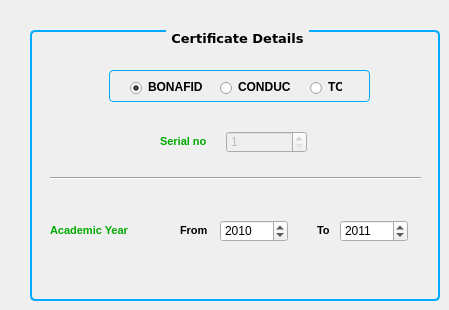
   <widget class="QWidget" name="certificatePage">
    <widget class="QGroupBox" name="certificateGB">
     <property name="geometry">
      <rect>
       <x>30</x>
       <y>30</y>
       <width>410</width>
       <height>271</height>
      </rect>
     </property>
     <property name="font">
      <font>
       <family>Verdana</family>
       <pointsize>10</pointsize>
       <weight>75</weight>
       <bold>true</bold>
      </font>
     </property>
     <property name="styleSheet">
      <string notr="true">QGroupBox {

     background-color: qlineargradient(x1: 0, y1: 0, x2: 0, y2: 1,
                                       stop: 0 #FFFFFF, stop: 1 #E0E0E0);
     border: 2px solid #00AAFF;
     border-radius: 5px;
     margin-top: 1ex; /* leave space at the top for the title */
 }

 QGroupBox::title {
     subcontrol-origin: margin;
     subcontrol-position: top center; /* position at the top center */
     padding: 0 3px;
     
 }</string>
     </property>
     <property name="title">
      <string>Certificate Details</string>
     </property>
     <property name="flat">
      <bool>false</bool>
     </property>
     <property name="checkable">
      <bool>false</bool>
     </property>
     <widget class="QFrame" name="frame">
      <property name="geometry">
       <rect>
        <x>79</x>
        <y>40</y>
        <width>261</width>
        <height>32</height>
       </rect>
      </property>
      <property name="styleSheet">
       <string notr="true">QFrame, QLabel, QToolTip {
     border: 1px solid #00AAFF ;

     border-radius: 4px;
     padding: 2px;
background-color: qlineargradient(x1: 0, y1: 0, x2: 0, y2: 1, 
stop: 0 #E0E0E0, stop: 1 #FFFFFF);
     
 }

</string>
      </property>
      <property name="frameShape">
       <enum>QFrame::StyledPanel</enum>
      </property>
      <property name="frameShadow">
       <enum>QFrame::Plain</enum>
      </property>
      <widget class="QRadioButton" name="bonafideRB2">
       <property name="geometry">
        <rect>
         <x>20</x>
         <y>9</y>
         <width>74</width>
         <height>16</height>
        </rect>
       </property>
       <property name="font">
        <font>
         <weight>75</weight>
         <bold>true</bold>
        </font>
       </property>
       <property name="styleSheet">
        <string notr="true">QRadioButton::indicator {
     width: 13px;
     height: 13px;
 }

 QRadioButton::indicator::unchecked {
     image: url(:/Images/radiobutton_unchecked.png);
 }

 QRadioButton::indicator:unchecked:hover {
     image: url(:/Images/radiobutton_unchecked_hover.png);
 }

 QRadioButton::indicator:unchecked:pressed {
     image: url(:/Images/radiobutton_unchecked_pressed.png);
 }

 QRadioButton::indicator::checked {
     image: url(:/Images/radiobutton_checked.png);
 }

 QRadioButton::indicator:checked:hover {
     image: url(:/Images/radiobutton_checked_hover.png);
 }

 QRadioButton::indicator:checked:pressed {
     image: url(:/Images/radiobutton_checked_pressed.png);
 }</string>
       </property>
       <property name="text">
        <string>BONAFIDE</string>
       </property>
       <property name="checkable">
        <bool>true</bool>
       </property>
       <property name="checked">
        <bool>true</bool>
       </property>
      </widget>
      <widget class="QRadioButton" name="conductRB2">
       <property name="geometry">
        <rect>
         <x>110</x>
         <y>9</y>
         <width>71</width>
         <height>16</height>
        </rect>
       </property>
       <property name="font">
        <font>
         <weight>75</weight>
         <bold>true</bold>
        </font>
       </property>
       <property name="styleSheet">
        <string notr="true">QRadioButton::indicator {
     width: 13px;
     height: 13px;
 }

 QRadioButton::indicator::unchecked {
     image: url(:/Images/radiobutton_unchecked.png);
 }

 QRadioButton::indicator:unchecked:hover {
     image: url(:/Images/radiobutton_unchecked_hover.png);
 }

 QRadioButton::indicator:unchecked:pressed {
     image: url(:/Images/radiobutton_unchecked_pressed.png);
 }

 QRadioButton::indicator::checked {
     image: url(:/Images/radiobutton_checked.png);
 }

 QRadioButton::indicator:checked:hover {
     image: url(:/Images/radiobutton_checked_hover.png);
 }

 QRadioButton::indicator:checked:pressed {
     image: url(:/Images/radiobutton_checked_pressed.png);
 }</string>
       </property>
       <property name="text">
        <string>CONDUCT</string>
       </property>
      </widget>
      <widget class="QRadioButton" name="tcRB2">
       <property name="geometry">
        <rect>
         <x>200</x>
         <y>9</y>
         <width>33</width>
         <height>16</height>
        </rect>
       </property>
       <property name="font">
        <font>
         <weight>75</weight>
         <bold>true</bold>
        </font>
       </property>
       <property name="styleSheet">
        <string notr="true">QRadioButton::indicator {
     width: 13px;
     height: 13px;
 }

 QRadioButton::indicator::unchecked {
     image: url(:/Images/radiobutton_unchecked.png);
 }

 QRadioButton::indicator:unchecked:hover {
     image: url(:/Images/radiobutton_unchecked_hover.png);
 }

 QRadioButton::indicator:unchecked:pressed {
     image: url(:/Images/radiobutton_unchecked_pressed.png);
 }

 QRadioButton::indicator::checked {
     image: url(:/Images/radiobutton_checked.png);
 }

 QRadioButton::indicator:checked:hover {
     image: url(:/Images/radiobutton_checked_hover.png);
 }

 QRadioButton::indicator:checked:pressed {
     image: url(:/Images/radiobutton_checked_pressed.png);
 }</string>
       </property>
       <property name="text">
        <string>TC</string>
       </property>
      </widget>
     </widget>
     <widget class="Line" name="line">
      <property name="geometry">
       <rect>
        <x>20</x>
        <y>140</y>
        <width>371</width>
        <height>16</height>
       </rect>
      </property>
      <property name="orientation">
       <enum>Qt::Horizontal</enum>
      </property>
     </widget>
     <widget class="QLabel" name="label_7">
      <property name="geometry">
       <rect>
        <x>130</x>
        <y>104</y>
        <width>49</width>
        <height>16</height>
       </rect>
      </property>
      <property name="font">
       <font>
        <weight>50</weight>
        <bold>false</bold>
       </font>
      </property>
      <property name="text">
       <string>&lt;!DOCTYPE HTML PUBLIC &quot;-//W3C//DTD HTML 4.0//EN&quot; &quot;http://www.w3.org/TR/REC-html40/strict.dtd&quot;&gt;
&lt;html&gt;&lt;head&gt;&lt;meta name=&quot;qrichtext&quot; content=&quot;1&quot; /&gt;&lt;style type=&quot;text/css&quot;&gt;
p, li { white-space: pre-wrap; }
&lt;/style&gt;&lt;/head&gt;&lt;body style=&quot; font-family:'MS Shell Dlg 2'; font-size:8.25pt; font-weight:400; font-style:normal;&quot;&gt;
&lt;p style=&quot; margin-top:0px; margin-bottom:0px; margin-left:0px; margin-right:0px; -qt-block-indent:0; text-indent:0px;&quot;&gt;&lt;span style=&quot; font-size:8pt; font-weight:600; color:#00aa00;&quot;&gt;Serial no&lt;/span&gt;&lt;/p&gt;&lt;/body&gt;&lt;/html&gt;</string>
      </property>
      <property name="buddy">
       <cstring>serialSB</cstring>
      </property>
     </widget>
     <widget class="QSpinBox" name="serialSB">
      <property name="enabled">
       <bool>false</bool>
      </property>
      <property name="geometry">
       <rect>
        <x>196</x>
        <y>101</y>
        <width>81</width>
        <height>22</height>
       </rect>
      </property>
      <property name="font">
       <font>
        <weight>50</weight>
        <bold>false</bold>
       </font>
      </property>
      <property name="styleSheet">
       <string notr="true">QSpinBox {
     padding-right: 15px; /* make room for the arrows */
     border-image: url(:Images/frame.png) 4;
     border-width: 3;
 }

 QSpinBox::up-button {
     subcontrol-origin: border;
     subcontrol-position: top right; /* position at the top right corner */

     width: 16px; /* 16 + 2*1px border-width = 15px padding + 3px parent border */
     border-image: url(:/Images/spinup.png) 1;
     border-width: 1px;
 }

 QSpinBox::up-button:hover {
     border-image: url(:/Images/spinup_hover.png) 1;
 }

 QSpinBox::up-button:pressed {
     border-image: url(:/Images/spinup_pressed.png) 1;
 }

 QSpinBox::up-arrow {
     image: url(:Images/up_arrow.png);
     width: 7px;
     height: 7px;
 }

 QSpinBox::up-arrow:disabled, QSpinBox::up-arrow:off { /* off state when value is max */
    image: url(:/Images/up_arrow_disabled.png);
 }

 QSpinBox::down-button {
     subcontrol-origin: border;
     subcontrol-position: bottom right; /* position at bottom right corner */

     width: 16px;
     border-image: url(:/Images/spindown.png) 1;
     border-width: 1px;
     border-top-width: 0;
 }

 QSpinBox::down-button:hover {
     border-image: url(:/Images/spindown_hover.png) 1;
 }

 QSpinBox::down-button:pressed {
     border-image: url(:/Images/spindown_pressed.png) 1;
 }

 QSpinBox::down-arrow {
     image: url(:/Images/down_arrow.png);
     width: 7px;
     height: 7px;
 }

 QSpinBox::down-arrow:disabled,
 QSpinBox::down-arrow:off { /* off state when value in min */
    image: url(:/Images/down_arrow_disabled.png);
 }</string>
      </property>
      <property name="minimum">
       <number>1</number>
      </property>
      <property name="maximum">
       <number>99999</number>
      </property>
      <property name="value">
       <number>1</number>
      </property>
     </widget>
    </widget>
    <widget class="QLabel" name="label_30">
     <property name="geometry">
      <rect>
       <x>180</x>
       <y>224</y>
       <width>29</width>
       <height>13</height>
      </rect>
     </property>
     <property name="text">
      <string>&lt;!DOCTYPE HTML PUBLIC &quot;-//W3C//DTD HTML 4.0//EN&quot; &quot;http://www.w3.org/TR/REC-html40/strict.dtd&quot;&gt;
&lt;html&gt;&lt;head&gt;&lt;meta name=&quot;qrichtext&quot; content=&quot;1&quot; /&gt;&lt;style type=&quot;text/css&quot;&gt;
p, li { white-space: pre-wrap; }
&lt;/style&gt;&lt;/head&gt;&lt;body style=&quot; font-family:'MS Shell Dlg 2'; font-size:8.25pt; font-weight:400; font-style:normal;&quot;&gt;
&lt;p style=&quot; margin-top:0px; margin-bottom:0px; margin-left:0px; margin-right:0px; -qt-block-indent:0; text-indent:0px;&quot;&gt;&lt;span style=&quot; font-size:8pt; font-weight:600; color:#000000;&quot;&gt;From&lt;/span&gt;&lt;/p&gt;&lt;/body&gt;&lt;/html&gt;</string>
     </property>
     <property name="buddy">
      <cstring>fromSB</cstring>
     </property>
    </widget>
    <widget class="QSpinBox" name="fromSB">
     <property name="geometry">
      <rect>
       <x>220</x>
       <y>220</y>
       <width>68</width>
       <height>22</height>
      </rect>
     </property>
     <property name="font">
      <font>
       <weight>50</weight>
       <bold>false</bold>
      </font>
     </property>
     <property name="styleSheet">
      <string notr="true">QSpinBox {
     padding-right: 15px; /* make room for the arrows */
     border-image: url(:Images/frame.png) 4;
     border-width: 3;
 }

 QSpinBox::up-button {
     subcontrol-origin: border;
     subcontrol-position: top right; /* position at the top right corner */

     width: 16px; /* 16 + 2*1px border-width = 15px padding + 3px parent border */
     border-image: url(:/Images/spinup.png) 1;
     border-width: 1px;
 }

 QSpinBox::up-button:hover {
     border-image: url(:/Images/spinup_hover.png) 1;
 }

 QSpinBox::up-button:pressed {
     border-image: url(:/Images/spinup_pressed.png) 1;
 }

 QSpinBox::up-arrow {
     image: url(:Images/up_arrow.png);
     width: 7px;
     height: 7px;
 }

 QSpinBox::up-arrow:disabled, QSpinBox::up-arrow:off { /* off state when value is max */
    image: url(:/Images/up_arrow_disabled.png);
 }

 QSpinBox::down-button {
     subcontrol-origin: border;
     subcontrol-position: bottom right; /* position at bottom right corner */

     width: 16px;
     border-image: url(:/Images/spindown.png) 1;
     border-width: 1px;
     border-top-width: 0;
 }

 QSpinBox::down-button:hover {
     border-image: url(:/Images/spindown_hover.png) 1;
 }

 QSpinBox::down-button:pressed {
     border-image: url(:/Images/spindown_pressed.png) 1;
 }

 QSpinBox::down-arrow {
     image: url(:/Images/down_arrow.png);
     width: 7px;
     height: 7px;
 }

 QSpinBox::down-arrow:disabled,
 QSpinBox::down-arrow:off { /* off state when value in min */
    image: url(:/Images/down_arrow_disabled.png);
 }</string>
     </property>
     <property name="maximum">
      <number>3000</number>
     </property>
     <property name="value">
      <number>2010</number>
     </property>
    </widget>
    <widget class="QLabel" name="label_15">
     <property name="geometry">
      <rect>
       <x>50</x>
       <y>224</y>
       <width>84</width>
       <height>13</height>
      </rect>
     </property>
     <property name="text">
      <string>&lt;!DOCTYPE HTML PUBLIC &quot;-//W3C//DTD HTML 4.0//EN&quot; &quot;http://www.w3.org/TR/REC-html40/strict.dtd&quot;&gt;
&lt;html&gt;&lt;head&gt;&lt;meta name=&quot;qrichtext&quot; content=&quot;1&quot; /&gt;&lt;style type=&quot;text/css&quot;&gt;
p, li { white-space: pre-wrap; }
&lt;/style&gt;&lt;/head&gt;&lt;body style=&quot; font-family:'MS Shell Dlg 2'; font-size:8.25pt; font-weight:400; font-style:normal;&quot;&gt;
&lt;p style=&quot; margin-top:0px; margin-bottom:0px; margin-left:0px; margin-right:0px; -qt-block-indent:0; text-indent:0px;&quot;&gt;&lt;span style=&quot; font-size:8pt; font-weight:600; color:#00aa00;&quot;&gt;Academic Year  &lt;/span&gt;&lt;/p&gt;&lt;/body&gt;&lt;/html&gt;</string>
     </property>
    </widget>
    <widget class="QSpinBox" name="toSB">
     <property name="geometry">
      <rect>
       <x>340</x>
       <y>220</y>
       <width>68</width>
       <height>22</height>
      </rect>
     </property>
     <property name="font">
      <font>
       <weight>50</weight>
       <bold>false</bold>
      </font>
     </property>
     <property name="styleSheet">
      <string notr="true">QSpinBox {
     padding-right: 15px; /* make room for the arrows */
     border-image: url(:Images/frame.png) 4;
     border-width: 3;
 }

 QSpinBox::up-button {
     subcontrol-origin: border;
     subcontrol-position: top right; /* position at the top right corner */

     width: 16px; /* 16 + 2*1px border-width = 15px padding + 3px parent border */
     border-image: url(:/Images/spinup.png) 1;
     border-width: 1px;
 }

 QSpinBox::up-button:hover {
     border-image: url(:/Images/spinup_hover.png) 1;
 }

 QSpinBox::up-button:pressed {
     border-image: url(:/Images/spinup_pressed.png) 1;
 }

 QSpinBox::up-arrow {
     image: url(:Images/up_arrow.png);
     width: 7px;
     height: 7px;
 }

 QSpinBox::up-arrow:disabled, QSpinBox::up-arrow:off { /* off state when value is max */
    image: url(:/Images/up_arrow_disabled.png);
 }

 QSpinBox::down-button {
     subcontrol-origin: border;
     subcontrol-position: bottom right; /* position at bottom right corner */

     width: 16px;
     border-image: url(:/Images/spindown.png) 1;
     border-width: 1px;
     border-top-width: 0;
 }

 QSpinBox::down-button:hover {
     border-image: url(:/Images/spindown_hover.png) 1;
 }

 QSpinBox::down-button:pressed {
     border-image: url(:/Images/spindown_pressed.png) 1;
 }

 QSpinBox::down-arrow {
     image: url(:/Images/down_arrow.png);
     width: 7px;
     height: 7px;
 }

 QSpinBox::down-arrow:disabled,
 QSpinBox::down-arrow:off { /* off state when value in min */
    image: url(:/Images/down_arrow_disabled.png);
 }</string>
     </property>
     <property name="maximum">
      <number>3000</number>
     </property>
     <property name="value">
      <number>2011</number>
     </property>
    </widget>
    <widget class="QLabel" name="label_31">
     <property name="geometry">
      <rect>
       <x>317</x>
       <y>224</y>
       <width>14</width>
       <height>13</height>
      </rect>
     </property>
     <property name="text">
      <string>&lt;!DOCTYPE HTML PUBLIC &quot;-//W3C//DTD HTML 4.0//EN&quot; &quot;http://www.w3.org/TR/REC-html40/strict.dtd&quot;&gt;
&lt;html&gt;&lt;head&gt;&lt;meta name=&quot;qrichtext&quot; content=&quot;1&quot; /&gt;&lt;style type=&quot;text/css&quot;&gt;
p, li { white-space: pre-wrap; }
&lt;/style&gt;&lt;/head&gt;&lt;body style=&quot; font-family:'MS Shell Dlg 2'; font-size:8.25pt; font-weight:400; font-style:normal;&quot;&gt;
&lt;p style=&quot; margin-top:0px; margin-bottom:0px; margin-left:0px; margin-right:0px; -qt-block-indent:0; text-indent:0px;&quot;&gt;&lt;span style=&quot; font-size:8pt; font-weight:600; color:#000000;&quot;&gt;To&lt;/span&gt;&lt;/p&gt;&lt;/body&gt;&lt;/html&gt;</string>
     </property>
     <property name="buddy">
      <cstring>toSB</cstring>
     </property>
    </widget>
   </widget>
